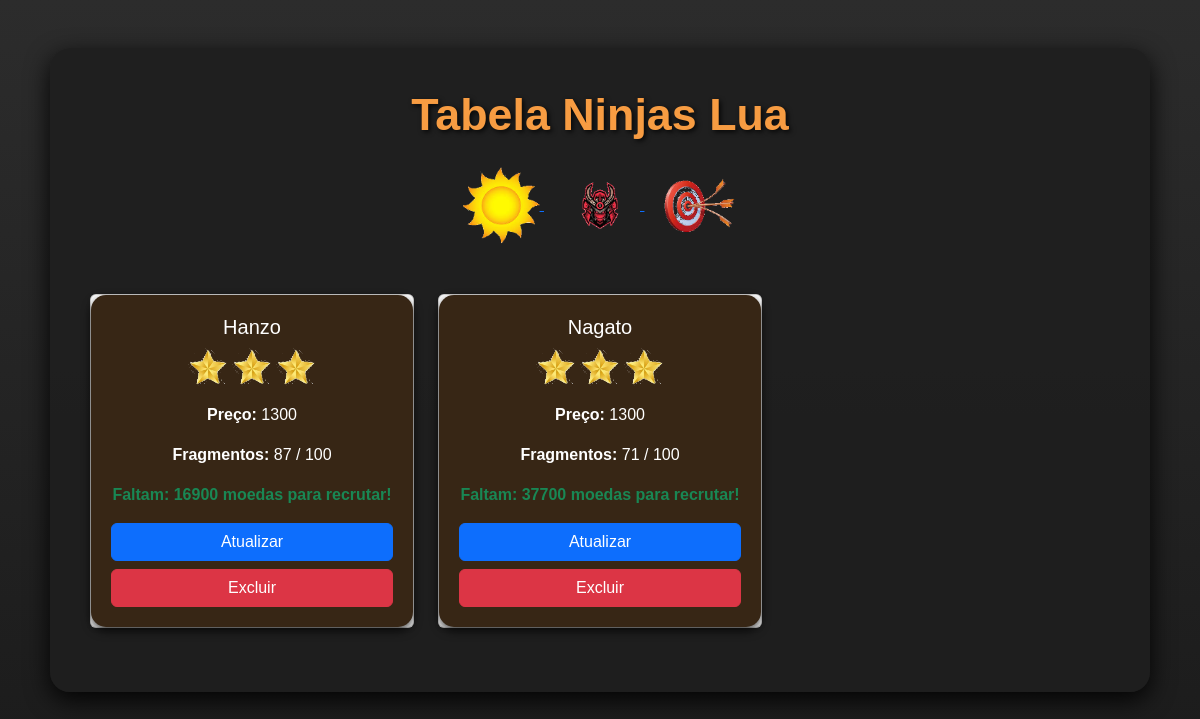
The app's page /views/tabela_lua.php with its own data.
### tables this page shows
CREATE TABLE `pontos_lua` (
  `id` int(11) NOT NULL,
  `ninja` varchar(50) NOT NULL,
  `preco` int(11) NOT NULL,
  `fragmentos_atual` int(11) NOT NULL,
  `fragmentos_total` int(11) NOT NULL,
  `saldo` int(11) DEFAULT NULL
);

### config/database.php (called while the page is built)
<?php
class Database {
    private static $host = "localhost";
    private static $db_name = "ninjas";
    private static $username = "root";
    private static $password = "";
    public static $conn;
    public static function connect() {
        if (self::$conn == null) {
            try {
                self::$conn = new PDO("mysql:host=" . self::$host . ";dbname=" . self::$db_name, self::$username, self::$password);
                self::$conn->setAttribute(PDO::ATTR_ERRMODE, PDO::ERRMODE_EXCEPTION);
            } catch (PDOException $exception) {
                echo "Erro de conexão: " . $exception->getMessage();
                exit();
            }
        }
        return self::$conn;
    }
}
?>

### models/index.php (called while the page is built, shortened)
<?php
require_once('../config/database.php');
class Index
{
    private $conn;
    public function __construct()
    {
        $this->conn = Database::connect();
    }
    public function listarTodos($tabela, $colunas)
    {
        $tabelasPermitidas = ['treino_sobrevivencia', 'pontos_sol', 'pontos_lua', 'pontos_guilda'];
        $colunasPermitidas = ['id', 'ninja', 'preco', 'fragmentos_atual', 'fragmentos_total'];
        $colunasString = implode(", ", $colunas);
        $query = "SELECT $colunasString FROM $tabela LIMIT 100";
        $stmt = $this->conn->prepare($query);
        $stmt->execute();
        return $stmt->fetchAll(PDO::FETCH_ASSOC);
    }
}

### views/tabela_lua.php (the view, shortened to what this page needs)
<?php
require_once '../controllers/indexController.php';
require_once '../models/index.php';
$ninjaModel = new Index();
try {
    $tabela = 'pontos_lua';
    $colunas = ['id', 'ninja', 'preco', 'fragmentos_atual', 'fragmentos_total'];
    $ninjas = $ninjaModel->listarTodos($tabela, $colunas);
} catch (Exception $e) {
    echo "Erro: " . $e->getMessage();
}
?>
<!DOCTYPE html>
<html lang="pt">
<head>
    <link href="https://cdn.jsdelivr.net/npm/bootstrap@5.3.0/dist/css/bootstrap.min.css" rel="stylesheet">
    <link rel="stylesheet" href="../assets/css/index.css" />
</head>
<body>
<div class="container my-5">
    <h2 class="text-center mb-4">Tabela Ninjas Lua</h2>
    <div class="text-center mb-5">
        <a href="index.php" class="mx-2">
            <img src="../assets/img/sol.png" class="link" alt="Ninjas do Sol" width="40">
        </a>
        <a href="tabela_guilda.php" class="mx-2">
            <img src="../assets/img/guilda.png" class="link" alt="Ninjas da Guilda" width="40">
        </a>
        <a href="tabela_sobrevivencia.php" class="mx-2">
            <img src="../assets/img/treino.png" class="link" alt="Ninjas da Sobrevivência" width="40">
        </a>
    </div>
    <?php if (!empty($ninjas)): ?>
        <div class="row">
            <?php foreach ($ninjas as $ninja): ?>
                <div class="col-md-4 mb-4">
                    <div class="card shadow-sm">
                        <div class="card-body text-center">
                            <h5 class="card-title"><?= htmlspecialchars($ninja['ninja']) ?></h5>
                            <p>
                                <?php
                                $numEstrelas = match ($ninja['fragmentos_total']) {
                                    200 => 4,
                                    100, 80 => 3,
                                    50 => 2,
                                    default => 0
                                };
                                for ($i = 0; $i < $numEstrelas; $i++): ?>
                                    <img src="../assets/img/estrelas.png" alt="Estrela" width="20" height="20">
                                <?php endfor; ?>
                            </p>
                            <p><strong>Preço:</strong> <?= htmlspecialchars($ninja['preco']) ?></p>
                            <p><strong>Fragmentos:</strong> <?= htmlspecialchars($ninja['fragmentos_atual']) ?> / <?= htmlspecialchars($ninja['fragmentos_total']) ?></p>
                            <p class="text-success fw-semibold">
                                <?php
                                $faltaParaUpar = ($ninja['fragmentos_total'] - $ninja['fragmentos_atual']) * $ninja['preco'];
                                echo "Faltam: " . ($faltaParaUpar >= 0 ? $faltaParaUpar : 0) . " moedas para recrutar!";
                                ?>
                            </p>
                            <div class="d-grid gap-2">
                                <a href="../controllers/NinjaController.php?op=editar&id=<?= htmlspecialchars($ninja['id']) ?>&tabela=<?= htmlspecialchars($tabela) ?>" class="btn btn-primary">
                                    Atualizar
                                </a>
                                <button
                                    class="btn btn-danger"
                                    data-bs-toggle="modal"
                                    data-bs-target="#confirmDeleteModal"
                                    data-id="<?= htmlspecialchars($ninja['id']) ?>"
                                    data-nome="<?= htmlspecialchars($ninja['ninja']) ?>"
                                    data-tabela="<?= htmlspecialchars($tabela) ?>"
                                >
                                    Excluir
                                </button>
                            </div>
                        </div>
                    </div>
                </div>
            <?php endforeach; ?>
        </div>
    <?php else: ?>
        <div class="alert alert-warning text-center">Nenhum ninja encontrado.</div>
    <?php endif; ?>
</div>
</body>
</html>

### assets/css/index.css (style rules this page uses)
body { font-family: 'Yu Gothic', sans-serif; color: #bfbfbf; background: linear-gradient(to bottom, #2c2c2c, #1c1c1c); background-size: cover; padding: 0; margin: 0; }
.btn-primary { background-color: #0d6efd; border-color: #0d6efd; }
.link { width: 80px; height: 80px !important; vertical-align: middle; border-style: none; }
img { width: 40px; height: 40px !important; vertical-align: middle; border-style: none; }
.container { max-width: 1100px; background-color: rgba(30, 30, 30, 0.9); padding: 40px; border-radius: 20px; margin-top: 50px; box-shadow: 0 8px 25px rgba(0, 0, 0, 0.9); }
h2, h3 { text-align: center; color: #F79C42; text-shadow: 2px 2px 5px rgba(0, 0, 0, 0.8); font-weight: bold; }
h2 { font-size: 2.8em; margin-bottom: 20px; }
.card-body { flex: 1 1 auto; min-height: 1px; background-color: #372615; padding: 1.25rem; border-radius: 15px; box-shadow: 0 4px 10px rgba(0, 0, 0, 0.7); color: #fff; }

### records on screen
pontos_lua: ninja "Hanzo", preco "1300", fragmentos_atual "87", fragmentos_total "100", faltaParaUpar "16900"
pontos_lua: ninja "Nagato", preco "1300", fragmentos_atual "71", fragmentos_total "100", faltaParaUpar "37700"
